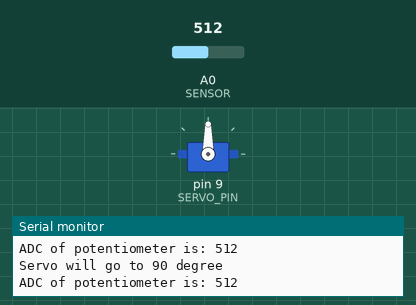
Simulated run of this sketch. Board: Arduino Uno, built with avr-gcc and run on an emulated ATmega328P. Parts: servo, the last lines printed to the serial monitor. The inputs (shaded band) are chosen by the test bench; at power-on: A0 (SENSOR) = 512.

Above: at 1.2 s.
1.3 s: A0 (SENSOR) set to 557
At 2.5 s:
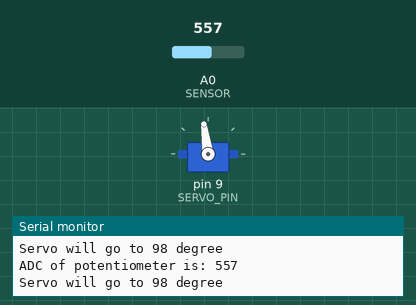
2.8 s: A0 (SENSOR) set to 586
At 3.2 s:
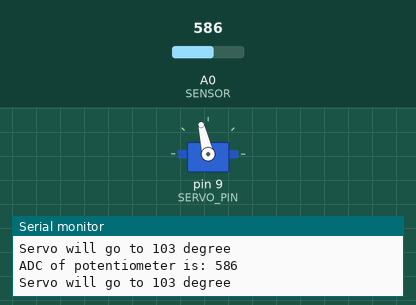
4.3 s: A0 (SENSOR) set to 716
At 4.7 s:
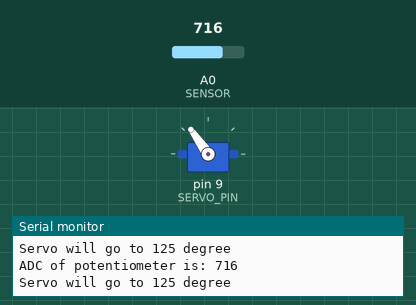
5.8 s: A0 (SENSOR) set to 306
At 6.8 s:
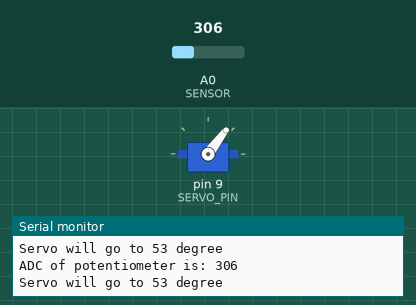
7.3 s: A0 (SENSOR) set to 900
At 8.2 s:
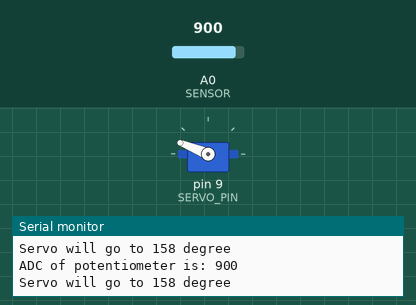
8.8 s: A0 (SENSOR) set to 986
At 9.1 s:
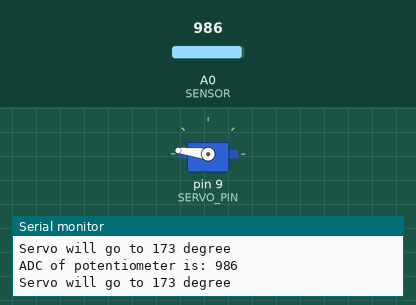
10.3 s: A0 (SENSOR) set to 1017
Timing chart, 0 to 12.8 s (numbered marks = the images above; inputs shaded):
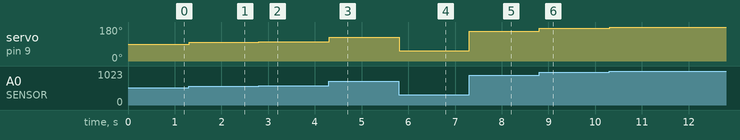

Measured:
- after the input at 1.3 s, servo on pin 9 (SERVO_PIN): 90° → 98° at once
- after the input at 2.8 s, servo on pin 9 (SERVO_PIN): 98° → 103° at once
- after the input at 4.3 s, servo on pin 9 (SERVO_PIN): 103° → 125° at once
- after the input at 5.8 s, servo on pin 9 (SERVO_PIN): 125° → 53° at once
- after the input at 7.3 s, servo on pin 9 (SERVO_PIN): 53° → 158° at once
- after the input at 8.8 s, servo on pin 9 (SERVO_PIN): 158° → 173° at once
- after the input at 10.3 s, servo on pin 9 (SERVO_PIN): 173° → 178° at once

The sketch:

servoPotentiometer.ino
```cpp
#include <Servo.h>

#define SENSOR A0
#define SERVO_PIN 9

Servo myServo;  // create servo object to control a servo
int sensorVal;  // lưu giá trị analogRead() đọc từ chiết áp
int positionServo; // variable to store the servo position

void setup() {
  // put your setup code here, to run once:
  Serial.begin(115200);
  myServo.attach(SERVO_PIN);  // attaches the servo on pin 9 to the servo object
}

void loop() {
  // put your main code here, to run repeatedly:
  sensorVal = analogRead(SENSOR);
  positionServo = map(sensorVal, 0, 1023, 0, 180);
  myServo.write(positionServo);       // tell servo to go to position in variable 'positionServo'
  delay(15);                          // waits 15ms for the servo to reach the position
  Serial.print("ADC of potentiometer is: ");
  Serial.println(sensorVal);
  Serial.print("Servo will go to ");
  Serial.print(positionServo);
  Serial.println(" degree");
  Serial.println();
}
```
